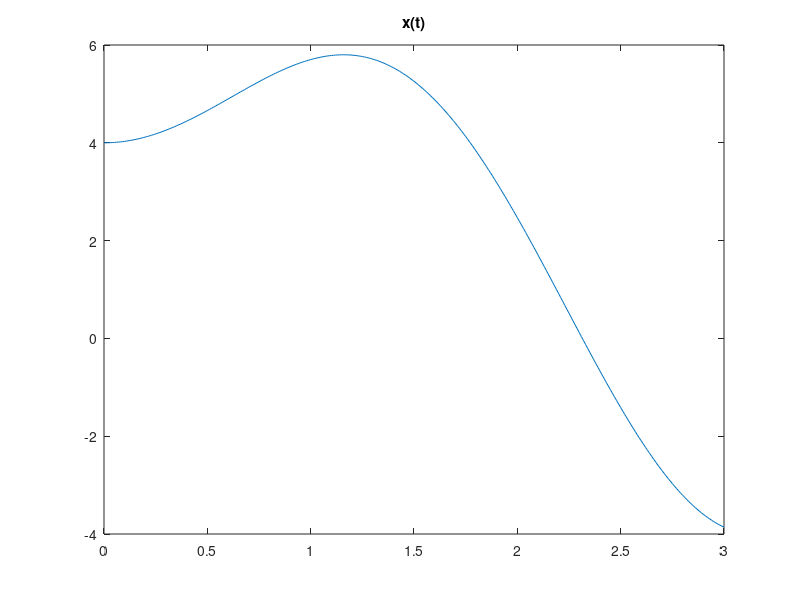
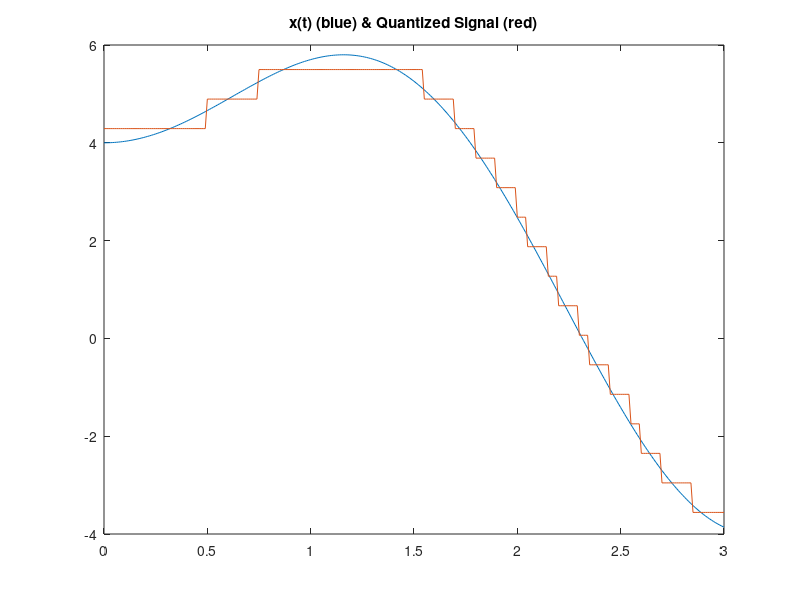

Source code (MATLAB) for these figures, in order:
%% Main script (Question-1)
%% 
% Basic Variables
L=16; % L = Quantization levels
td=0.01; % td = jump in time
T=0:td:3; % Time axis
x=(5.*(sin(T)).^2) +(4.*cos(T)); % x(t) Function
%% Sampling
Ts=0.05;
% Niquest Rate of Sampling is 2/pi
% So I choose fs = 20Hz or ts=0.05
x_samp=T;
for i=1:length(T)
    if mod((i-1),Ts/td)==0
        x_samp(i)=x(i); % Data is been stored at Sampled Point in Output
    else
        x_samp(i)=x_samp(i-1); % Retaining The Output
    end
end
%% Quantization Logic
x_sampmax=max(x_samp);
x_sampmin=min(x_samp);

Quant_interval=(x_sampmax-x_sampmin)/L;
% This is Quantization  Interval or Delta

qs=min(round((1/2)+((x_samp-x_sampmin)/Quant_interval)),L);
% Calculation of Quantization level at the sampled points of x(t)

x_quantized=(x_sampmin)+ (qs-0.5)*(Quant_interval);
% This is the Quantized Signal
%% Ploting of Results
figure('Name',"plot-1");
plot(T,x);
title("x(t)");
figure('Name',"plot-2")
plot(T,x);
hold on;
plot(T,x_quantized);
hold off;
title("x(t) (blue) & Quantized Signal (red)");
%% Output of the Quantizer as A Matrix
display(x_quantized);
%% Dimension Of The Matrix
display(size(x_quantized));
%% End of the Code
